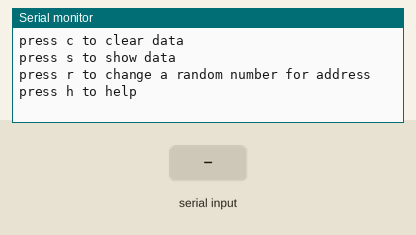
Recording of a sketch running on a simulated Arduino Uno, built with avr-gcc and run on an emulated ATmega328P. On the bench: the last lines printed to the serial monitor. Wiring (inferred from the names in the program): 24Cxx EEPROM at I2C address 0x50; 24Cxx EEPROM at I2C address 0x51; 24Cxx EEPROM at I2C address 0x52; 24Cxx EEPROM at I2C address 0x53; 24Cxx EEPROM at I2C address 0x54; 24Cxx EEPROM at I2C address 0x55; 24Cxx EEPROM at I2C address 0x56; 24Cxx EEPROM at I2C address 0x57. The test bench sets the inputs (shaded band). EEPROM starts erased.

Above: at 1.2 s.
1.3 s: "c" received over Serial
At 3.3 s:
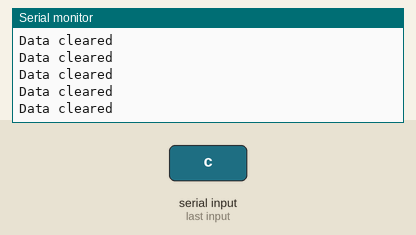
3.5 s: "s" received over Serial
At 6.0 s:
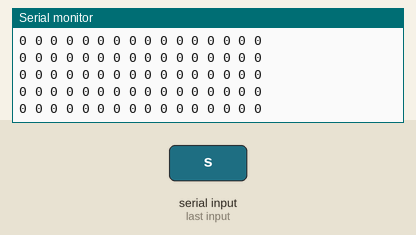

Measured:
- after the input at 1.3 s, the serial monitor: prints a new line after 0.19 s (image 1)
- after the input at 3.5 s, the serial monitor: prints a new line at once (image 2)

The sketch:

read_x24c16p.ino
```cpp
/*
Arduino uno reading eeprom 24c16
pins    Arduino     24c16
        5V          VCC
        GND         GND
        SCL         SCL
        SDA         SDA
Dont use analog pin A0,or raplace it in code to free analog pin
*/
#include <Wire.h>

const byte DEVADDR_FROM = 0x50;
const byte DEVADDR_TO = 0x57;
int changeaddress, randnumber;
byte msgf[16] = {
  0x00,
  0x00,
  0x00,
  0x00,
  0x00,
  0x00,
  0x00,
  0x00,
  0x00,
  0x00,
  0x00,
  0x00,
  0x00,
  0x00,
  0x00,
  0x00
};

void setup() {
  Wire.begin();
  Serial.begin(115200);
  Serial.println("press c to clear data");
  Serial.println("press s to show data");
  Serial.println("press r to change a random number for address");
  Serial.println("press h to help");
}

void loop() {
  if (Serial.available()) {
    byte incomingByte = Serial.read();
    //Serial.println(incomingByte);
    //////////////////////////////////////////////////////////////////////////////
    if (incomingByte == 99) {
      for (byte addr = DEVADDR_FROM; addr <= DEVADDR_TO; addr++) {
        for (int i = 15; i <= 255; i += 16) {
          eeprom_write_page(addr, i, msgf, 16);
        }
        Serial.println("Data cleared");
        Serial.println();
      }
    }
    //////////////////////////////////////////////////////////////////////////////
    if (incomingByte == 115) {
      for (byte addr = DEVADDR_FROM; addr <= DEVADDR_TO; addr++) {
        for (int i = 0; i <= 255; i++) {
          byte b = eeprom_read_byte(addr, i);
          Serial.print(b, HEX);
          Serial.print(' ');
          if ((i + 1) % 16 == 0) {
            //Serial.print("  //");
            //Serial.print(i + 1);
            Serial.println();
          }
        }
      }
      Serial.println();
    }
    //////////////////////////////////////////////////////////////////////////////
    if (incomingByte == 104) {
      Serial.println("press c to clear data");
      Serial.println("press s to show data");
      Serial.println("press h to help");
    }
  }
}
void eeprom_write_page(byte deviceaddress, unsigned eeaddr,
  const byte * data, byte length) {
  // Three lsb of Device address byte are bits 8-10 of eeaddress
  byte devaddr = deviceaddress | ((eeaddr >> 8) & 0x07);
  byte addr = eeaddr;
  Wire.beginTransmission(devaddr);
  Wire.write(int(addr));
  for (int i = 0; i < length; i++) {
    Wire.write(data[i]);
  }
  Wire.endTransmission();
  delay(10);
}
int eeprom_read_byte(byte deviceaddress, unsigned eeaddr) {
  byte rdata = -1;

  // Three lsb of Device address byte are bits 8-10 of eeaddress
  byte devaddr = deviceaddress | ((eeaddr >> 8) & 0x07);
  byte addr = eeaddr;

  Wire.beginTransmission(devaddr);
  Wire.write(int(addr));
  Wire.endTransmission();
  Wire.requestFrom(int(devaddr), 1);
  if (Wire.available()) {
    rdata = Wire.read();
  }
  return rdata;
}
```
